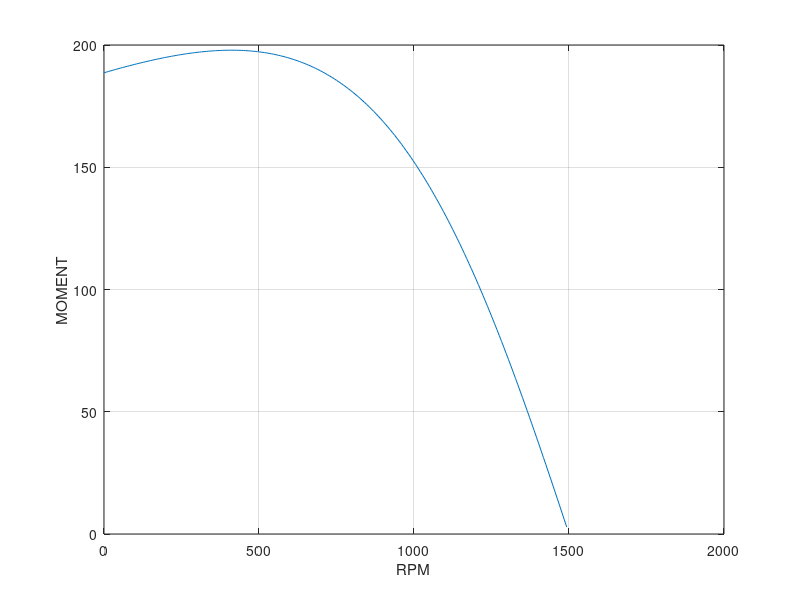

Reproduce this figure in MATLAB.
clc 
clear 

%%%%%%%%%%%%%%%%%%%%%%%%%%%%%%%%%%%%%%
%%%%%% Asynkronomotor momentkurve %%%%
%%%%%%%%%%%%%%%%%%%%%%%%%%%%%%%%%%%%%%


% Motor parameter
%%%%%%%%%%%%%%%%%%%%%%%%%%%%%%%%%%%%%%
R1 = 0.13;       %Stator resistans 
R2 = 1.5;       %Rotor resistans  
X1 = 0.60;       %Stator reaktans  
X2 = 1.48;       %Rotor reaktans
Xm = 20;       %Magnetiserings reaktans
Vt = 380;     %Nettspenning
Fc = 50;      %Nettfrekvens (50hz standard)
Pp = 4;       %Antall poler
Np = 3;
%%%%%%%%%%%%%%%%%%%%%%%%%%%%%%%%%%%%%%

%Kalkulerer synkront turtall.
Vt = Vt/sqrt(3);        %Enfasespenning
ns = 120*Fc/Pp;      %Synkront turtall
omegas = 4*pi*Fc/Pp; %Vinkelhastighet 


%Kalkulerer Thevenin ekvivalent
Zleq = j*Xm*(R1+j*X1)/(R1+ j*(X1+Xm)); 
Rleq = real(Zleq); 
Xleq = imag(Zleq) ; 
Vleq = abs(Vt*j*Xm/(R1+ j*(X1+Xm))); 

%Here is the loop over rotor resistance 


%Loop for sakking

for n = 1:200 
s(n) = n/200; % slip 
snn = 1-s(n);
rpm(n) = ns*snn; %rpm 
I2 = abs(Vleq/(Zleq + j*X2 + R2/s(n))) ; %I2 
Tmech(n) = Np*I2^2*R2/(s(n)*omegas); %Elektromekanisk moment 

end %End sakking

% Plot
plot (rpm, Tmech) 
grid on
hold on
%End resistans loop
xlabel ('RPM') 
ylabel ('MOMENT')